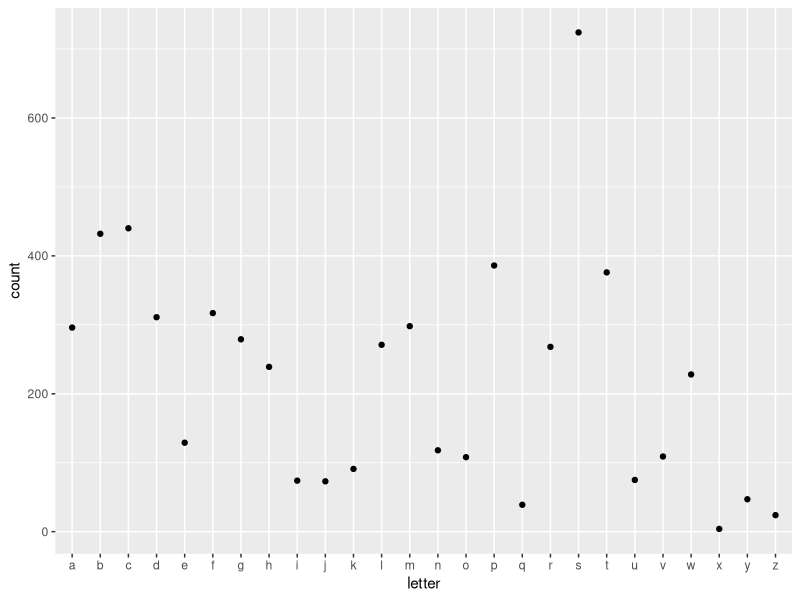
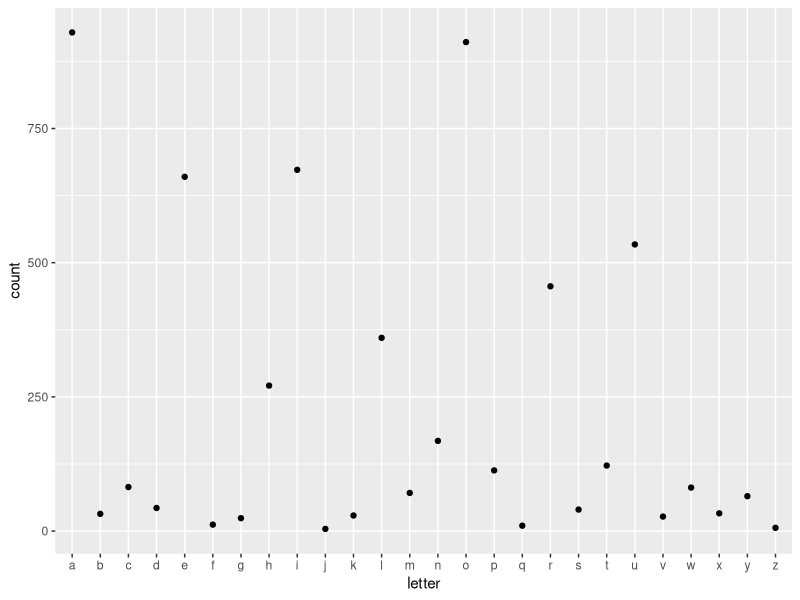
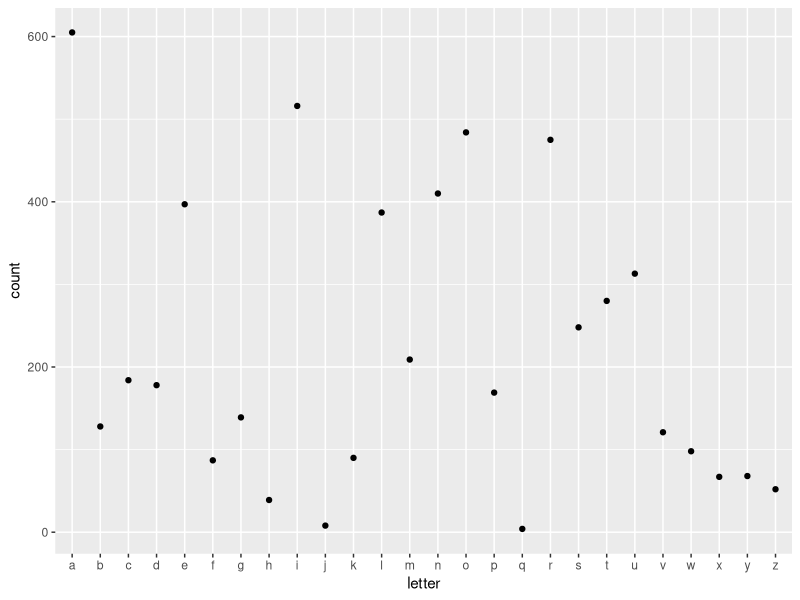
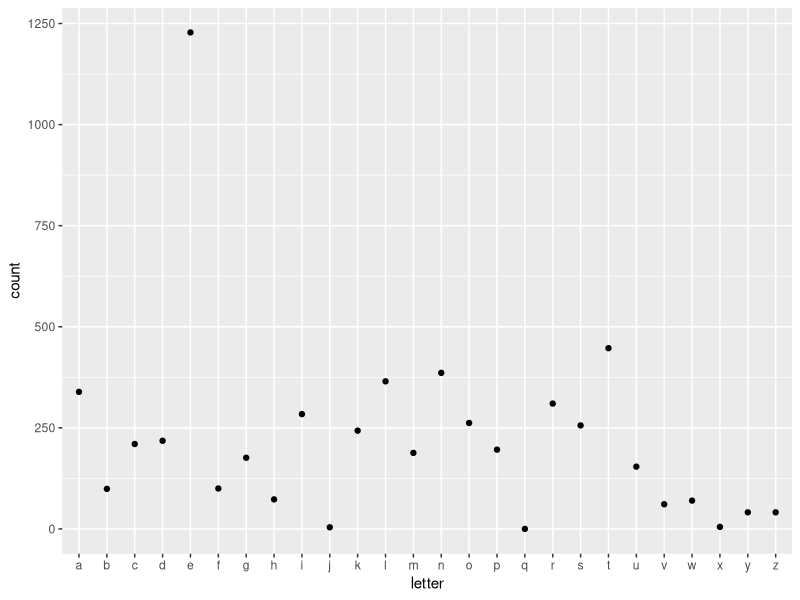
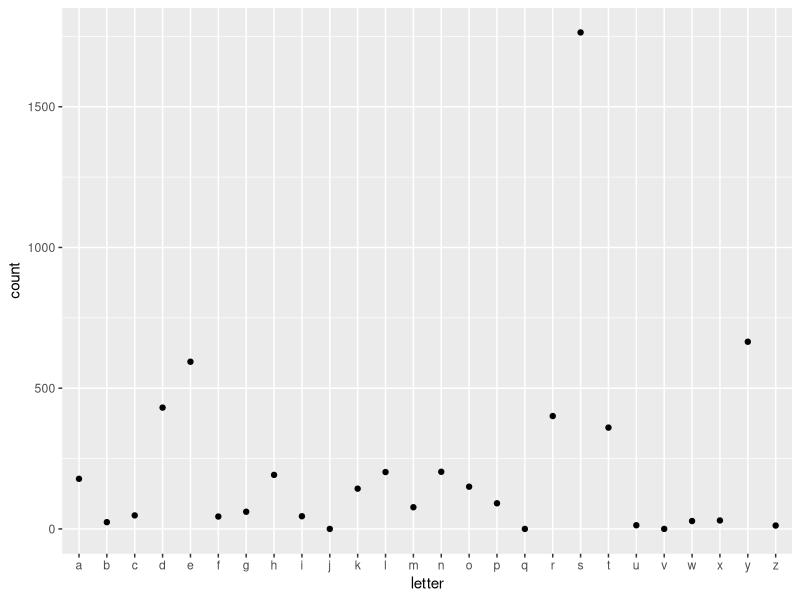

Generate these figures, in order, with R:
# WORDLE_TOOL - A tool to analyse the probability of each letter of the alphabet
# in each position of the 5 spaces in the word guessing game WORDLE 
# WORDLE can be found at https://www.powerlanguage.co.uk/wordle/ 


# with thanks to an anonymous friend on Twitter

# libraries needed

library(tidyverse)
library(readxl)

# import 5-letter words table (pre-processed data in .xlsx format)
# *** CITATION: https://www-cs-faculty.stanford.edu/~knuth/sgb-words.txt

words5letter <- read_xlsx(path = "knuth_5letter_words.xlsx", col_names = FALSE)

# convert to strings + clean up

words_string <- toString(words5letter$...1)
words_string

words_paste <- paste(words_string, collapse = '')

words_paste <- str_remove_all(words_paste, pattern = "[:punct:]")
words_paste <- str_remove_all(words_paste, pattern = "[:space:]")
words_paste


# create a new tibble with 1 letter per entry from the previous tibble



# function to group letters individually

lettergroup1 <- function(string) {
  t <- as.character(string)
  n <- 1
  padded <- c(sapply(seq(1, nchar(t), by = n), function(x) substr(t, x, x + n - 1)))
  return(padded)
  padded
}

words_split <- lettergroup1(words_paste)
words_split


split_tibble <- tibble(letter = words_split)

# count total letters

count_letters <- nrow(split_tibble)
count_letters



# function to count each letter's frequency

lettercount <- function(df, letter) {
  p <- df$letter == letter
  p <- tibble(p)
  p$p[FALSE] <- 1
  sumletters <- sum(p$p)
  return(sumletters)
  sumletters
}



# measuring the frequency of each letter for each place in the five blank spots

seq_vec1 <- seq(from = 1, to = 28785, by = 5)

seq_vec2 <- seq(from = 2, to = 28785, by = 5)

seq_vec3 <- seq(from = 3, to = 28785, by = 5)

seq_vec4 <- seq(from = 4, to = 28785, by = 5)

seq_vec5 <- seq(from = 5, to = 28785, by = 5)


split_tibble$place <- seq(from = 1, to = 28785, by = 1)


first_letters <- tibble(letter = split_tibble$letter[seq_vec1])

second_letters <- tibble(letter = split_tibble$letter[seq_vec2])

third_letters <- tibble(letter = split_tibble$letter[seq_vec3])

fourth_letters <- tibble(letter = split_tibble$letter[seq_vec4])

fifth_letters <- tibble(letter = split_tibble$letter[seq_vec5])



alphaseq <- c("a", "b", "c", "d", "e", "f", "g", "h", "i", "j",
              "k", "l", "m", "n", "o", "p", "q", "r", "s", "t",
              "u", "v", "w", "x", "y", "z")

alphaseq <- tibble(letter = alphaseq)

alphaseq$num <- c(1:26)

num_letters <- c("0", "0", "0", "0", "0", "0", "0", "0", "0", "0", "0", "0",
                 "0", "0", "0", "0", "0", "0", "0", "0", "0", "0", "0", "0",
                 "0", "0")

num_letters <- tibble(num_letters = num_letters)

applyalpha <- function(df) {
  
  df <- df
  alphaseq <- alphaseq
  n <- 1
  num_letters = num_letters
  finalcounts <- tibble(num_letters = num_letters)
  for(n in alphaseq$num[1:26]) {
    finalcounts$num_letters[n] <- lettercount(df, alphaseq$letter[n])
    n <- n + 1
  }
  return(finalcounts)
  finalcounts
}


finalc1 <- applyalpha(first_letters)
finalc2 <- applyalpha(second_letters)
finalc3 <- applyalpha(third_letters)
finalc4 <- applyalpha(fourth_letters)
finalc5 <- applyalpha(fifth_letters)

# not exactly the format I hoped for, but the first row of each tibble above
# contains the values for each letter in alphabetical order. Let's resolve
# the formatting issues

str(finalc1)

alphaseqvec <- c("a", "b", "c", "d", "e", "f", "g", "h", "i", "j",
              "k", "l", "m", "n", "o", "p", "q", "r", "s", "t",
              "u", "v", "w", "x", "y", "z")

finalc1 <- slice_head(finalc1)

colnames(finalc1$num_letters)[1:26] <- alphaseqvec[1:26]

finalc2 <- slice_head(finalc2)

colnames(finalc2$num_letters)[1:26] <- alphaseqvec[1:26]

finalc3 <- slice_head(finalc3)

colnames(finalc3$num_letters)[1:26] <- alphaseqvec[1:26]

finalc4 <- slice_head(finalc4)

colnames(finalc4$num_letters)[1:26] <- alphaseqvec[1:26]

finalc5 <- slice_head(finalc5)

colnames(finalc5$num_letters)[1:26] <- alphaseqvec[1:26]

# clean up the format issue, part 2

finalc1vec <- as.numeric(finalc1$num_letters[1:26])
finalc2vec <- as.numeric(finalc2$num_letters[1:26])
finalc3vec <- as.numeric(finalc3$num_letters[1:26])
finalc4vec <- as.numeric(finalc4$num_letters[1:26])
finalc5vec <- as.numeric(finalc5$num_letters[1:26])

# create new tibbles with letters and counts in order

finalfirst <- tibble(letter = alphaseqvec, count = finalc1vec)

finalsecond <- tibble(letter = alphaseqvec, count = finalc2vec)

finalthird <- tibble(letter = alphaseqvec, count = finalc3vec)

finalfourth <- tibble(letter = alphaseqvec, count = finalc4vec)

finalfifth <- tibble(letter = alphaseqvec, count = finalc5vec)

# calculate the frequency of each letter in each of the five positions

finalfirst$freq <- finalfirst$count / sum(finalfirst$count)
finalsecond$freq <- finalsecond$count / sum(finalsecond$count)
finalthird$freq <- finalthird$count / sum(finalthird$count)
finalfourth$freq <- finalfourth$count / sum(finalfourth$count)
finalfifth$freq <- finalfifth$count / sum(finalfifth$count)

# visualize results by letter and count in scatterplots

ggplot(data = finalfirst, aes(x = letter, y = count)) +
  geom_point()

ggplot(data = finalsecond, aes(x = letter, y = count)) +
  geom_point()

ggplot(data = finalthird, aes(x = letter, y = count)) +
  geom_point()

ggplot(data = finalfourth, aes(x = letter, y = count)) +
  geom_point()

ggplot(data = finalfifth, aes(x = letter, y = count)) +
  geom_point()





